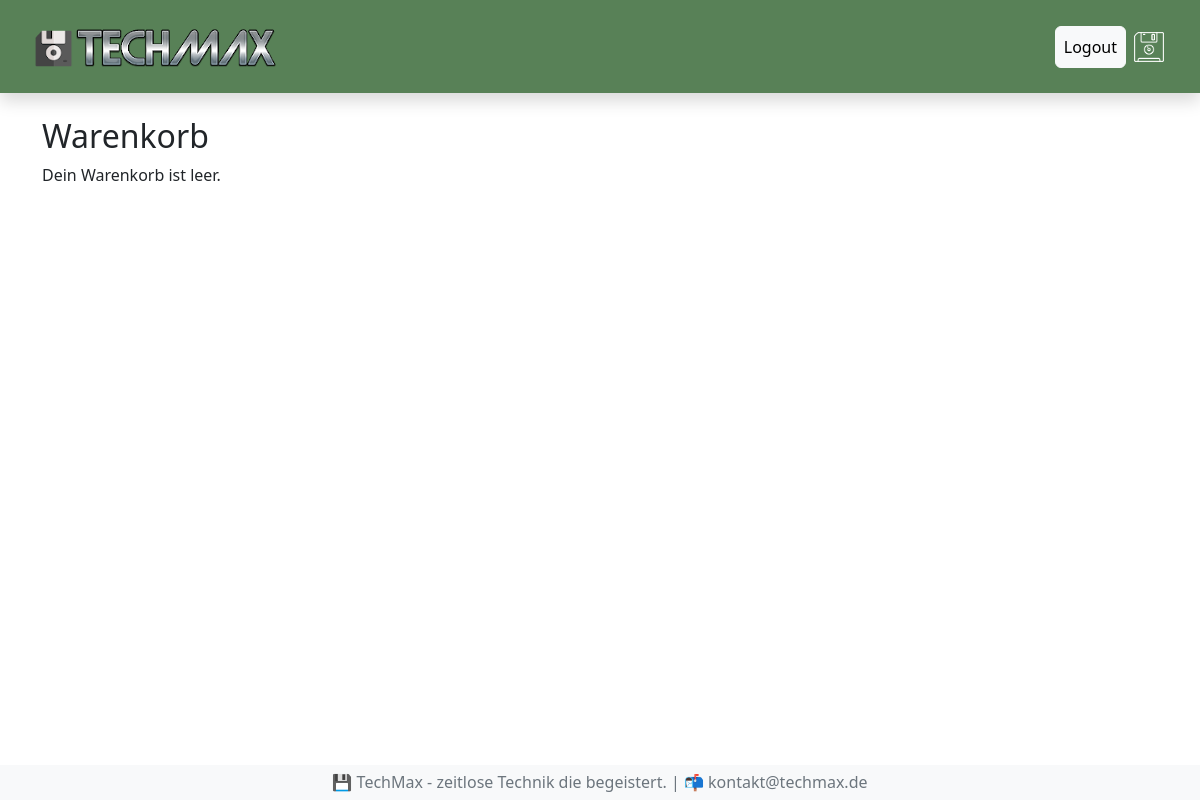
Page /warenkorb/ (signed in) on the earlier database version.
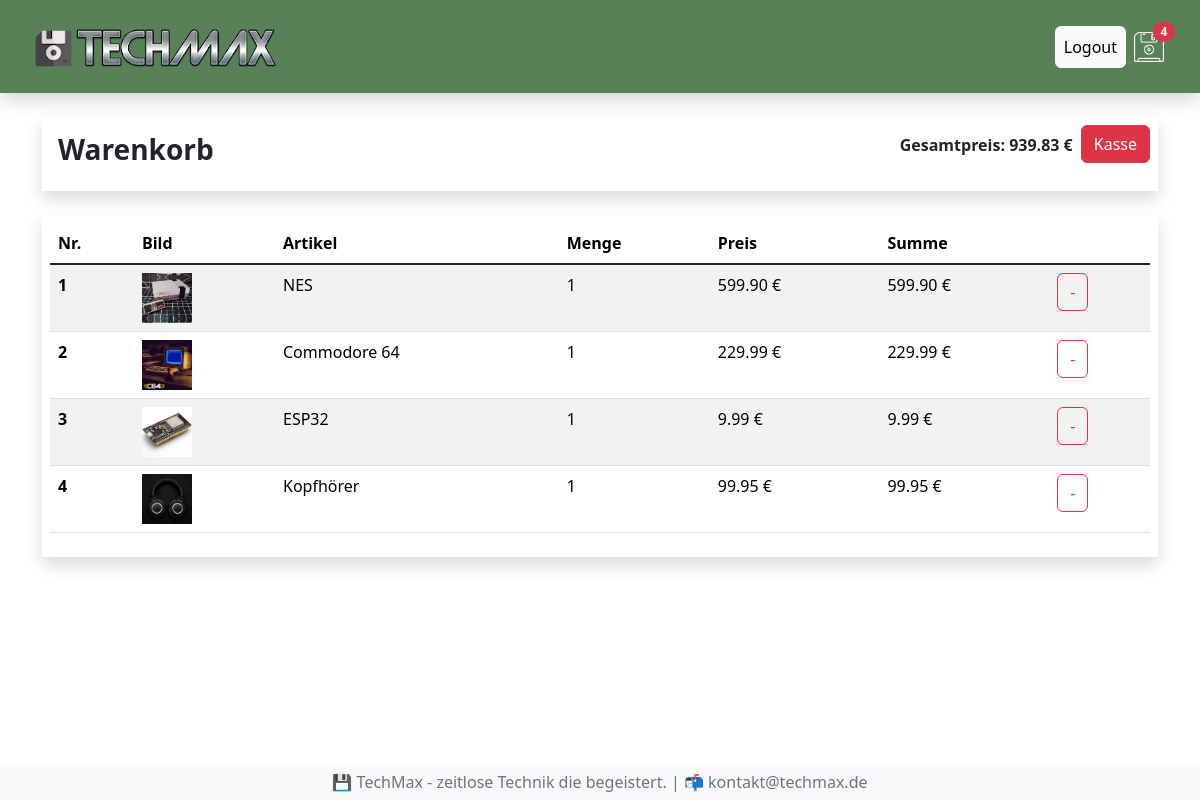
Same page on the later database version.
### shop/models.py (models this page shows, shortened)
class Bestellung(models.Model):
  kunde = models.ForeignKey(Kunde, on_delete=models.SET_NULL, null=True, blank=True)
  bestelldatum = models.DateTimeField(auto_now_add=True)
  erledigt = models.BooleanField(default=False, null=True, blank=True)
  auftrags_id = models.CharField(max_length=100, null=True)
  @property
  def get_gesamtpreis(self):
    bestellteartikels = self.bestellteartikell_set.all()
    gesamtpreis = sum(artikel.get_summe for artikel in bestellteartikels)
    return gesamtpreis
  def get_gesamtmenge(self):
    bestellteartikels = self.bestellteartikell_set.all()
    gesamtmenge = sum(artikel.menge for artikel in bestellteartikels)
    return gesamtmenge

class BestellteArtikell(models.Model):
  artikel = models.ForeignKey(Artikel, on_delete=models.SET_NULL, null=True, blank=True)
  bestellung = models.ForeignKey(Bestellung, on_delete=models.SET_NULL, null=True, blank=True)
  menge = models.IntegerField(default=0, null=True, blank=True)
  datum = models.DateTimeField(auto_now_add=True)
  @property
  def get_summe(self):
    summe = self.artikel.preis * self.menge
    return summe

class Artikel(models.Model):
  name = models.CharField(max_length=64, null=True)
  beschreibung = models.TextField(null=True, blank=True)
  preis = models.FloatField()
  img = models.ImageField(null=True, blank=True)

### shop/views.py (the view)
# urls.py: path('warenkorb/', views.warenkorb, name='warenkorb'),
def warenkorb(request):
  ctx = berechnungBestellung(request)
  return render(request, 'shop/warenkorb.html', ctx)

### shop/context_processors.py (called while the page is built)
def warenkorb_anzahl(request):
  if request.user.is_authenticated:
    kunde = request.user.kunde
    bestellung = Bestellung.objects.get(kunde = kunde, erledigt = False)
    if bestellung:
      menge = bestellung.get_gesamtmenge
    else:
      menge = 0
  else:
    menge = 0
  return {'menge': menge}

### shop/views.py (called while the page is built)
def berechnungBestellung(request):
  if request.user.is_authenticated:
    kunde = request.user.kunde
    bestellung, created = Bestellung.objects.get_or_create(kunde = kunde, erledigt = False)
    artikels = bestellung.bestellteartikell_set.all()
  else:
    artikels = []
    bestellung = []
  ctx = {"artikels": artikels, "bestellung":bestellung}
  return ctx

### shop/templates/shop/warenkorb.html (shortened to what this page needs)
{% extends "shop/index.html" %}
{% load static %}
{% block content %}
{% if artikels %}
<div class="row mt-4">
  <div class="col-12">
    <div class="shadow p-2 mb-4">
      <div class="d-flex">
        <h3 class="me-auto fw-bold p-2">Warenkorb</h3>
        <p class="fw-bold p-2">Gesamtpreis: {{ bestellung.get_gesamtpreis | floatformat:2 }} €</p>
        <p><a href="{% url 'kasse' %}" class="btn btn-danger">Kasse</a></p>
      </div>
    </div>
  </div>
  <div class="col-12">
    <div class="shadow p-2 mb-4">
      <table class="table table-striped table-hover">
        <thead>
          <tr>
            <th scope="col">Nr.</th>
            <th scope="col">Bild</th>
            <th scope="col">Artikel</th>
            <th scope="col">Menge</th>
            <th scope="col">Preis</th>
            <th scope="col">Summe</th>
          </tr>
        </thead>
        <tbody class="table-group-divider">
          {% for artikel in artikels %}
          <tr>
            <th scope="row">{{ forloop.counter }}</th>
            <td><img src="{{ artikel.artikel.img.url }}" width="50px" height="auto"></td>
            <td>{{ artikel.artikel.name }}</td>
            <td>{{ artikel.menge }}</td>
            <td>{{ artikel.artikel.preis | floatformat:2 }} €</td>
            <td>{{ artikel.get_summe | floatformat:2 }} €</td>
            <td><button data-artikel={{ artikel.artikel.id }} data-action="entfernen" class="btn btn-outline-danger warenkorb-bestellen">-</button></td>
          </tr>
          {% endfor %}
        </tbody>
      </table>
    </div>
  </div>
</div>
{% else %}
<h2>Warenkorb</h2>
<p>Dein Warenkorb ist leer.</p>
{% endif %}
{% endblock content %}

### shop/templates/shop/menu.html
{% load static %}
<nav class="navbar shadow sticky-top p-3 mb-4" style="background-color: #588157;">
  <div class="container-fluid">
    <a class="navbar-brand link-light" href="{% url 'shop' %}"><img src="{% static 'img/logo.png' %}" alt="TechMax"></a>
    <div class="d-flex align-items-center">
      {% if request.user.is_authenticated %}
        <a class="btn btn-light p-2" href="{% url 'logout' %}">Logout</a>
      {% else %}
        <a class="btn btn-light p-2" href="{% url 'login' %}">Login</a>
      {% endif %}
      <a class="nav-link p-2 link-light" href="{% url 'warenkorb' %}"><img src="{% static 'img/floppy.png' %}" alt="Warenkorb">
        {% if menge > 0 %}
        <span class="badge rounded-pill bg-danger position-absolute top-25 start-25 translate-middle">{{ menge }}</span>
        {% endif %}
      </a>
    </div>
  </div>
</nav>

Differences in the rows shown:
now on this page (row unchanged): Bestellung: id.menge "4", get_gesamtpreis "939.83"
added BestellteArtikell: artikel.img (picture), artikel.name "NES", menge "1", artikel.preis "599.90", get_summe "599.90"
added BestellteArtikell: artikel.img (picture), artikel.name "Commodore 64", menge "1", artikel.preis "229.99", get_summe "229.99"
added BestellteArtikell: artikel.img (picture), artikel.name "ESP32", menge "1", artikel.preis "9.99", get_summe "9.99"
added BestellteArtikell: artikel.img (picture), artikel.name "Kopfhörer", menge "1", artikel.preis "99.95", get_summe "99.95"
Other differences:
text no longer shown: "Dein Warenkorb ist leer."
text now shown: "Gesamtpreis: € Kasse Nr. Bild Artikel Menge Preis Summe"
